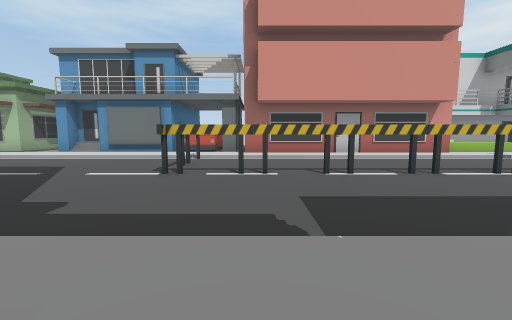
[1] (above)

24 first-person views from a walk through a Unity game level. The camera is 1.5 m above the floor, tilts 6° down and sees 90° across. The floor is counted in squares, 2 m on a side. Each view is taken from the middle of a square. On the plan, view 1 faces up. The plan holds only what a view shows up to about 9 squares ahead; the rest is blank. The place goes on beyond the plan. The player character is not drawn.

[2]
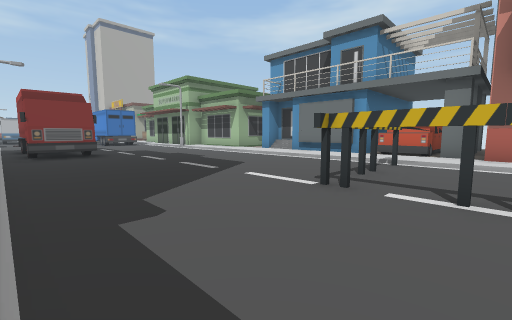

[3]
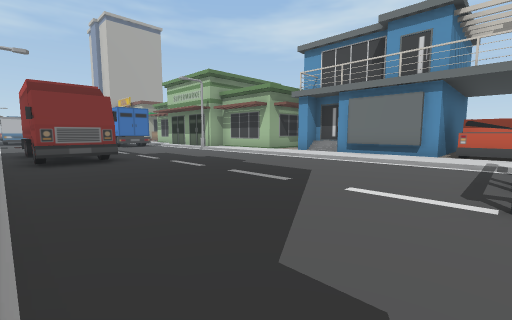

[4]
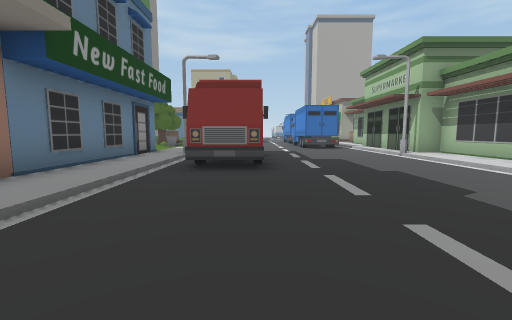

[5]
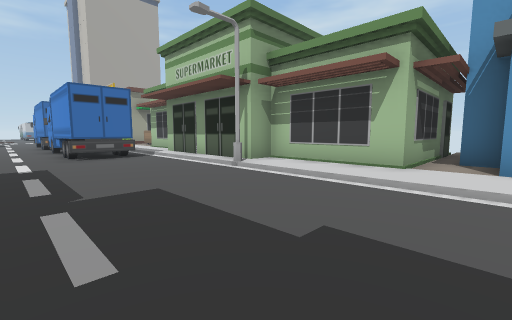

[6]
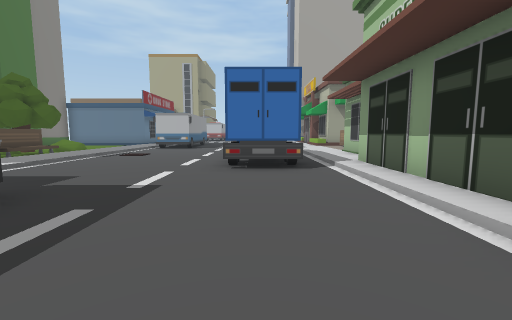

[7]
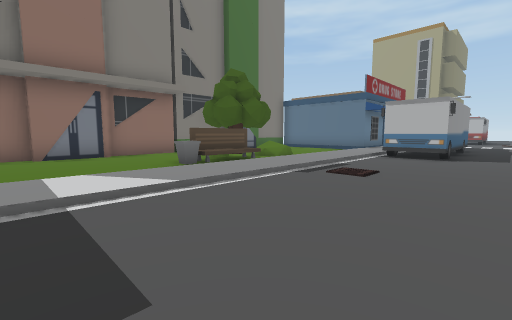

[8]
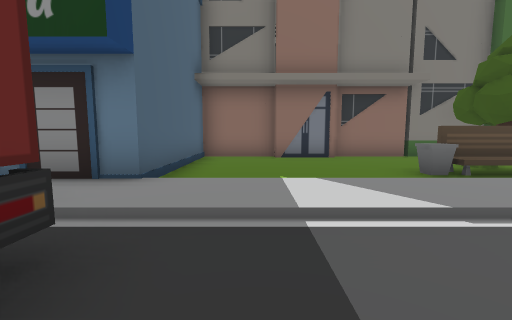

[9]
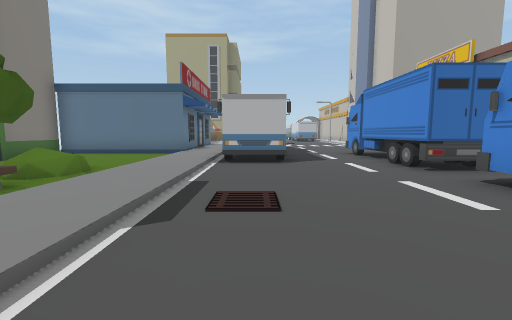

[10]
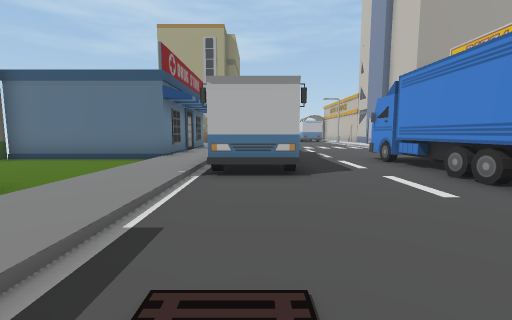

[11]
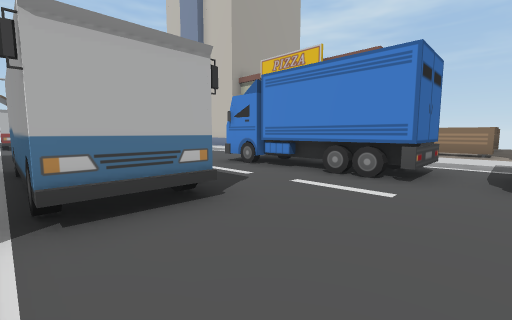

[12]
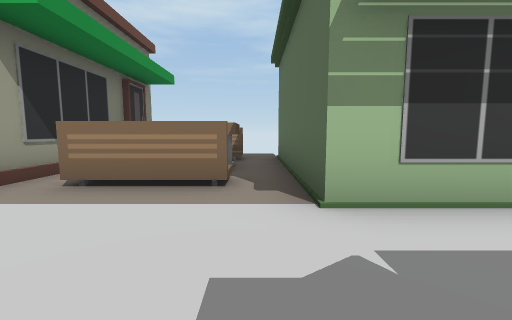

[13]
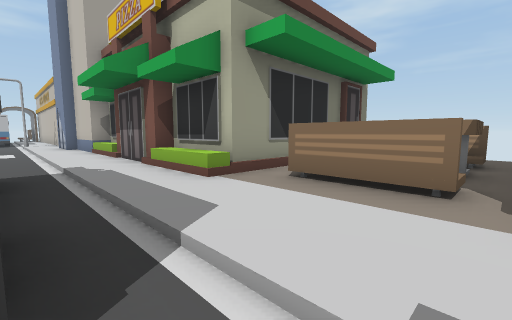

[14]
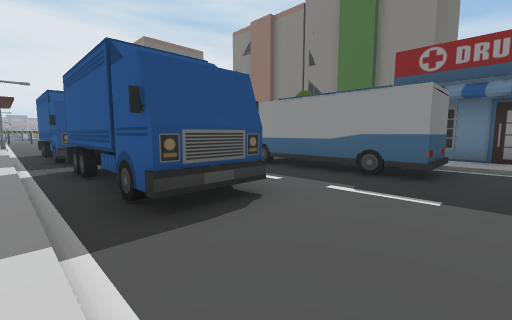

[15]
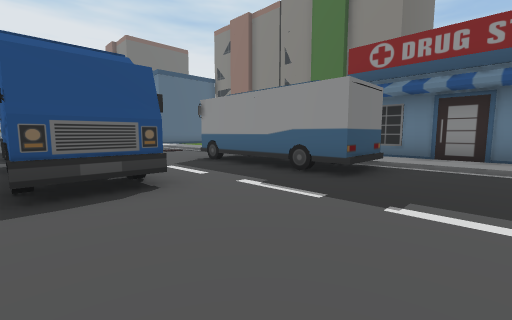

[16]
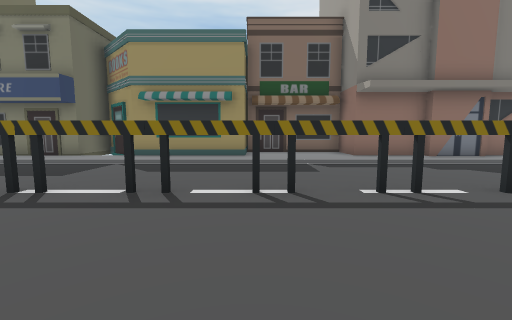

[17]
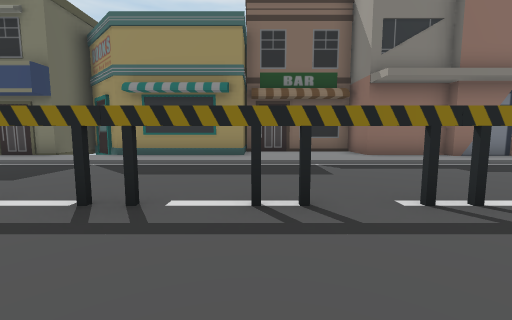

[18]
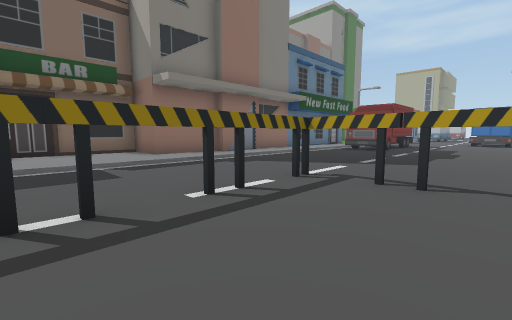

[19]
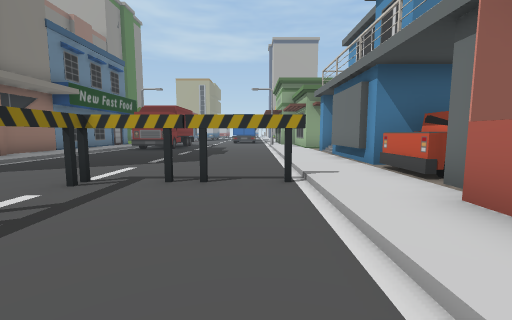

[20]
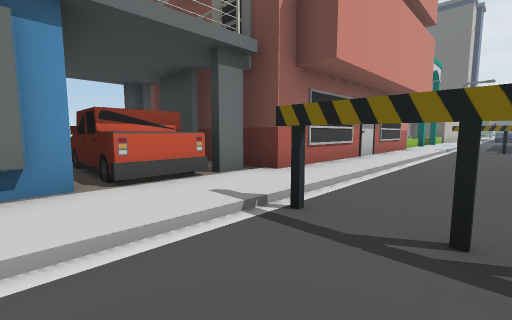

[21]
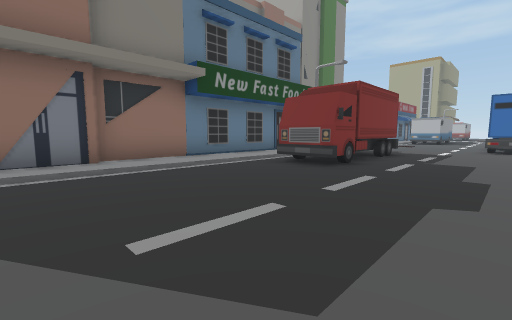

[22]
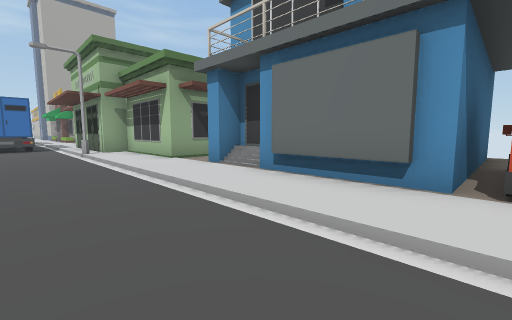

[23]
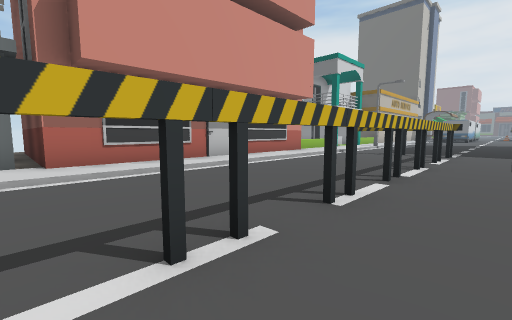

[24]
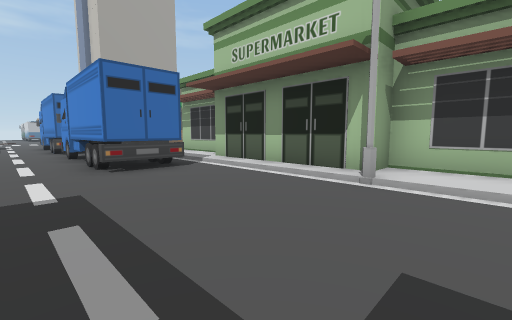

### Floor plan
Key: @ floor where view 1 was taken; # wall or solid block; . main floor; : floor 0.25 m higher than the main floor; / step, stairs or slope; B building; T truck; S streetlight; E bench; R tree; U bush; O other object.
Columns run from 30 left of view 1 to 7 right of it. Each row starts with its distance up from view 1.
 15       BEE:B         B:    #:  B
 14      B   :B         B:    #: :B
 13      B EE:B         B:    #T #B
 12      B/:::B      BB B:#   #TT#B
 11 BBBBBB/EE:BBB    BBBB:#####TT#B
 10 //::///::::::BBBBB::::::::::::BBBBBBBB
  9 /////////////////S////////////////////
  8 ....OOOOO.OOOO..............O.........
  7 ....OOOOO.OOOO..............O.........
  6 ............................O.........
  5 ............................OOOOOOOOOO
  4 .................OOOO.................
  3 ..OOOOO..........OOOO.................
  2 /////////////////SS///////////////////
  1 ::::::::::::::::::::::::::::::::::::::
  0 ####.............BBBBBBBBBBBB:@::#####
 -1    #....UUEEO....B          B:::##   #
 -2    #...  R.......B           ####
 -3    #....   ......B
 -4    #..BB  ...BB..B
 -5     BB  BBBBB  BB

Positions as (right, up) in squares from view 1, and headings:
1: (0, 0), facing up
2: (0, 2), facing up-left
3: (-2, 2), facing up-left
4: (-4, 4), facing left
5: (-8, 5), facing up-left
6: (-11, 7), facing left
7: (-15, 5), facing down-left
8: (-15, 4), facing down
9: (-17, 3), facing left
10: (-19, 3), facing left
11: (-21, 2), facing up-left
12: (-21, 8), facing up
13: (-21, 8), facing up-left
14: (-29, 9), facing down-right
15: (-30, 8), facing down-right
16: (2, 9), facing down
17: (2, 8), facing down
18: (2, 8), facing down-left
19: (2, 8), facing left
20: (-4, 7), facing up-right
21: (-4, 7), facing down-left
22: (-3, 7), facing up-left
23: (-1, 4), facing up-right
24: (-11, 5), facing up-left
